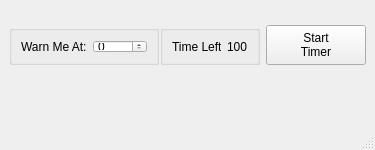
<?xml version="1.0" encoding="UTF-8"?>
<ui version="4.0">
 <class>teostratimerwindow</class>
 <widget class="QMainWindow" name="teostratimerwindow">
  <property name="geometry">
   <rect>
    <x>0</x>
    <y>0</y>
    <width>375</width>
    <height>150</height>
   </rect>
  </property>
  <property name="minimumSize">
   <size>
    <width>375</width>
    <height>150</height>
   </size>
  </property>
  <property name="maximumSize">
   <size>
    <width>375</width>
    <height>150</height>
   </size>
  </property>
  <property name="windowTitle">
   <string>Timer</string>
  </property>
  <widget class="QWidget" name="centralwidget">
   <layout class="QGridLayout" name="gridLayout">
    <item row="0" column="0">
     <widget class="QGroupBox" name="groupBox_2">
      <property name="minimumSize">
       <size>
        <width>150</width>
        <height>40</height>
       </size>
      </property>
      <property name="maximumSize">
       <size>
        <width>150</width>
        <height>40</height>
       </size>
      </property>
      <property name="title">
       <string/>
      </property>
      <layout class="QGridLayout" name="gridLayout_3">
       <item row="0" column="0">
        <widget class="QLabel" name="label">
         <property name="text">
          <string>Warn Me At:</string>
         </property>
        </widget>
       </item>
       <item row="0" column="1">
        <widget class="QSpinBox" name="warning_input">
         <property name="minimumSize">
          <size>
           <width>50</width>
           <height>0</height>
          </size>
         </property>
        </widget>
       </item>
      </layout>
     </widget>
    </item>
    <item row="0" column="1">
     <widget class="QGroupBox" name="groupBox">
      <property name="minimumSize">
       <size>
        <width>100</width>
        <height>40</height>
       </size>
      </property>
      <property name="maximumSize">
       <size>
        <width>100</width>
        <height>40</height>
       </size>
      </property>
      <property name="title">
       <string/>
      </property>
      <layout class="QGridLayout" name="gridLayout_2">
       <item row="0" column="1" alignment="Qt::AlignLeft">
        <widget class="QLabel" name="time_left_number">
         <property name="text">
          <string>100</string>
         </property>
        </widget>
       </item>
       <item row="0" column="0">
        <widget class="QLabel" name="time_left_text">
         <property name="text">
          <string>Time Left</string>
         </property>
        </widget>
       </item>
      </layout>
     </widget>
    </item>
    <item row="0" column="2">
     <widget class="QPushButton" name="start_timer">
      <property name="minimumSize">
       <size>
        <width>100</width>
        <height>40</height>
       </size>
      </property>
      <property name="maximumSize">
       <size>
        <width>100</width>
        <height>40</height>
       </size>
      </property>
      <property name="text">
       <string>Start
Timer</string>
      </property>
     </widget>
    </item>
    <item row="1" column="1" alignment="Qt::AlignHCenter">
     <widget class="QLabel" name="warning_text">
      <property name="minimumSize">
       <size>
        <width>100</width>
        <height>15</height>
       </size>
      </property>
      <property name="maximumSize">
       <size>
        <width>100</width>
        <height>15</height>
       </size>
      </property>
      <property name="text">
       <string/>
      </property>
     </widget>
    </item>
   </layout>
  </widget>
  <widget class="QMenuBar" name="menubar">
   <property name="geometry">
    <rect>
     <x>0</x>
     <y>0</y>
     <width>375</width>
     <height>21</height>
    </rect>
   </property>
  </widget>
  <widget class="QStatusBar" name="statusbar"/>
 </widget>
 <resources/>
 <connections/>
</ui>
